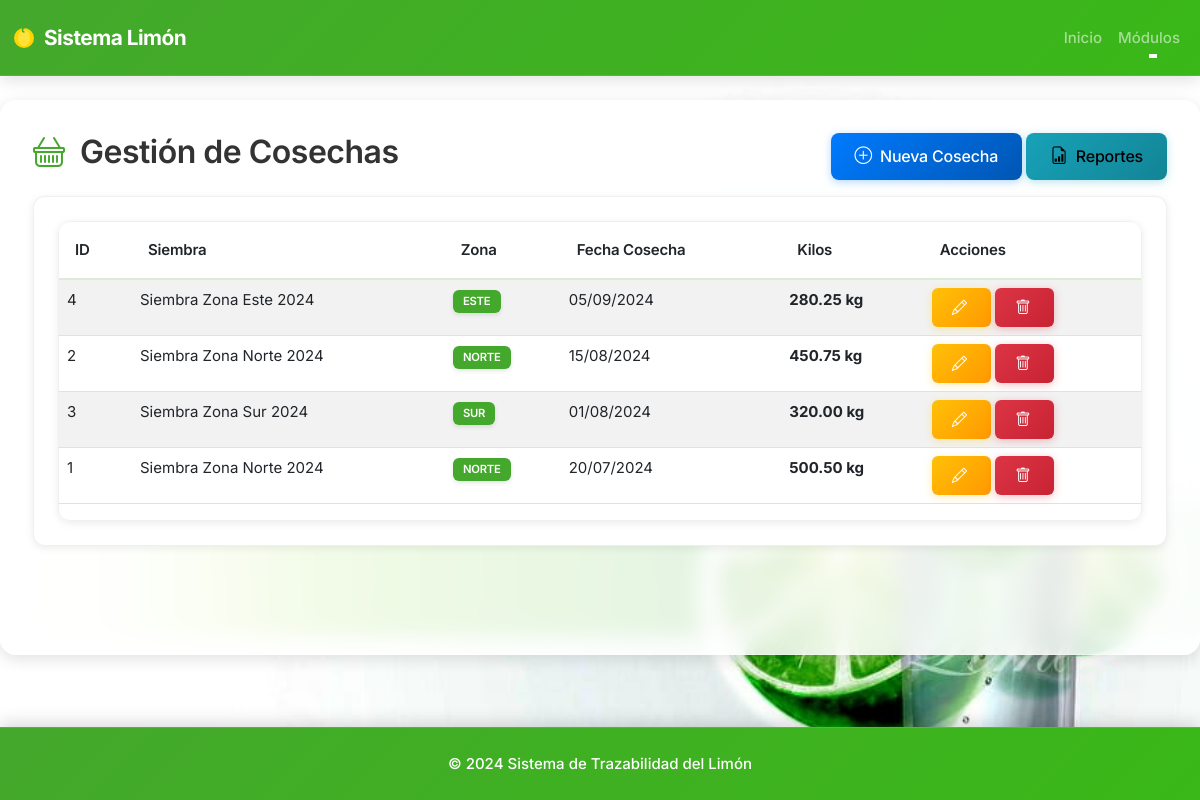
The app's page /modules/cosechas/index.php with its own data.
### tables this page shows
CREATE TABLE cosechas (
    idCosecha INT AUTO_INCREMENT PRIMARY KEY,
    idSiembra INT NOT NULL,
    dFecha DATE NOT NULL,
    iKilos DECIMAL(10,2) NOT NULL,
    FOREIGN KEY (idSiembra) REFERENCES siembras(idSiembra)
);

CREATE TABLE siembras (
    idSiembra INT AUTO_INCREMENT PRIMARY KEY,
    vNombre VARCHAR(100) NOT NULL,
    dFecha DATE NOT NULL,
    vZona VARCHAR(50) NOT NULL
);

### modules/cosechas/index.php (the view, shortened to what this page needs)
<?php
include '../../includes/header.php';
$database = new Database();
$db = $database->getConnection();
$query = "SELECT c.*, s.vNombre AS nombreSiembra, s.vZona
          FROM cosechas c
          INNER JOIN siembras s ON c.idSiembra = s.idSiembra
          ORDER BY c.dFecha DESC";
$stmt = $db->prepare($query);
$stmt->execute();
$cosechas = $stmt->fetchAll();
?>
<div class="row mb-3">
    <div class="col-md-6">
        <h2><i class="bi bi-basket"></i> Gestión de Cosechas</h2>
    </div>
    <div class="col-md-6 text-end">
        <a href="create.php" class="btn btn-primary"><i class="bi bi-plus-circle"></i> Nueva Cosecha</a>
        <a href="reportes.php" class="btn btn-info"><i class="bi bi-file-earmark-bar-graph"></i> Reportes</a>
    </div>
</div>
<div class="card">
    <div class="card-body">
        <div class="table-responsive">
            <table id="tablaCosechas" class="table table-striped table-hover">
                <thead>
                    <tr>
                        <th>ID</th>
                        <th>Siembra</th>
                        <th>Zona</th>
                        <th>Fecha Cosecha</th>
                        <th>Kilos</th>
                        <th>Acciones</th>
                    </tr>
                </thead>
                <tbody>
                    <?php foreach($cosechas as $cosecha): ?>
                    <tr>
                        <td><?php echo $cosecha['idCosecha']; ?></td>
                        <td><?php echo htmlspecialchars($cosecha['nombreSiembra']); ?></td>
                        <td><span class="badge bg-primary"><?php echo $cosecha['vZona']; ?></span></td>
                        <td><?php echo date('d/m/Y', strtotime($cosecha['dFecha'])); ?></td>
                        <td><strong><?php echo number_format($cosecha['iKilos'], 2); ?> kg</strong></td>
                        <td>
                            <a href="edit.php?id=<?php echo $cosecha['idCosecha']; ?>" class="btn btn-sm btn-warning">
                                <i class="bi bi-pencil"></i>
                            </a>
                            <a href="delete.php?id=<?php echo $cosecha['idCosecha']; ?>"
                               class="btn btn-sm btn-danger"
                               onclick="return confirm('¿Eliminar esta cosecha?')">
                                <i class="bi bi-trash"></i>
                            </a>
                        </td>
                    </tr>
                    <?php endforeach; ?>
                </tbody>
            </table>
        </div>
    </div>
</div>
<?php include '../../includes/footer.php'; ?>

### includes/header.php (shortened to what this page needs)
<!DOCTYPE html>
<html lang="es">
<head>
    <link href="https://cdn.jsdelivr.net/npm/bootstrap@5.3.0/dist/css/bootstrap.min.css" rel="stylesheet">
    <link rel="stylesheet" href="https://cdn.jsdelivr.net/npm/bootstrap-icons@1.11.0/font/bootstrap-icons.css">
    <link rel="stylesheet" href="https://cdn.datatables.net/1.13.6/css/dataTables.bootstrap5.min.css">
    <link rel="stylesheet" href="/SistemaLIMON/assets/css/style.css">
</head>
<body>
    <nav class="navbar navbar-expand-lg navbar-dark">
        <div class="container-fluid">
            <a class="navbar-brand" href="/SistemaLIMON/">
                <span style="vertical-align: middle;">Sistema Limón</span>
            </a>
            <div class="collapse navbar-collapse" id="navbarNav">
                <ul class="navbar-nav ms-auto">
                    <li class="nav-item">
                        <a class="nav-link" href="/SistemaLIMON/">Inicio</a>
                    </li>
                    <li class="nav-item dropdown">
                        <a class="nav-link dropdown-toggle" href="#" role="button" data-bs-toggle="dropdown">
                            Módulos
                        </a>
                    </li>
                </ul>
            </div>
        </div>
    </nav>
    <div class="container-fluid main-content mt-4">

### includes/footer.php (shortened to what this page needs)
    </div>
    <footer class="text-center py-4 mt-5">
        <p class="mb-0">&copy; 2024 Sistema de Trazabilidad del Limón</p>
    </footer>
</body>
</html>

### assets/css/style.css (style rules this page uses)
:root { --primary-green: #44a82c; --lime-green: #44a82c; --bright-lime: #44a82c; --lemon-yellow: #FFD500; --light-gray: #f5f5f5; --border-gray: #e0e0e0; --text-dark: #333; --transition-smooth: all 0.3s cubic-bezier(0.4, 0, 0.2, 1); --shadow-sm: 0 2px 8px rgba(0,0,0,0.08); --shadow-md: 0 4px 16px rgba(0,0,0,0.12); --shadow-lg: 0 8px 32px rgba(0,0,0,0.16); }
body { min-height: 100vh; display: flex; flex-direction: column; background-image: url('/SistemaLIMON/fondo.jpg'); background-size: cover; background-position: center center; background-attachment: fixed; background-repeat: no-repeat; background-color: #fff; font-family: 'Inter', -apple-system, BlinkMacSystemFont, 'Segoe UI', Roboto, sans-serif; color: var(--text-dark); font-size: 15px; line-height: 1.6; -webkit-font-smoothing: antialiased; -moz-osx-font-smoothing: grayscale; }
.container-fluid { flex: 1; }
.main-content { max-width: 1200px; background: rgba(255, 255, 255, 0.85); backdrop-filter: blur(10px); -webkit-backdrop-filter: blur(10px); border: 1px solid rgba(255, 255, 255, 0.3); padding: 2rem; border-radius: 16px; margin: 1.5rem auto; box-shadow: var(--shadow-md); animation: fadeIn 0.5s ease-out; }
.navbar { background: linear-gradient(135deg, var(--primary-green) 0%, #3ab818 100%) !important; border-bottom: 1px solid rgba(255,255,255,0.1); padding: 1rem 0; box-shadow: var(--shadow-md); backdrop-filter: blur(10px); -webkit-backdrop-filter: blur(10px); transition: var(--transition-smooth); }
.navbar-brand { font-weight: 700; font-size: 1.3rem; letter-spacing: -0.5px; transition: var(--transition-smooth); display: flex; align-items: center; }
.nav-link { font-weight: 500; transition: var(--transition-smooth); padding: 0.5rem 1rem; position: relative; }
.nav-link::after { content: ''; position: absolute; bottom: 0; left: 50%; width: 0; height: 2px; background: white; transition: var(--transition-smooth); transform: translateX(-50%); }
.card { border: 1px solid rgba(0,0,0,0.06); border-radius: 12px; transition: var(--transition-smooth); background: white; box-shadow: var(--shadow-sm); animation: scaleIn 0.3s ease-out; overflow: hidden; }
.btn { font-weight: 500; padding: 0.625rem 1.5rem; border-radius: 8px; transition: var(--transition-smooth); border: none; position: relative; overflow: hidden; letter-spacing: -0.2px; }
.btn::before { content: ''; position: absolute; top: 50%; left: 50%; width: 0; height: 0; border-radius: 50%; background: rgba(255, 255, 255, 0.3); transform: translate(-50%, -50%); transition: width 0.6s, height 0.6s; }
.btn-primary { background: linear-gradient(135deg, #007bff 0%, #0056b3 100%); box-shadow: 0 2px 8px rgba(0, 123, 255, 0.3); }
.btn-warning { background: linear-gradient(135deg, #ffc107 0%, #ff9800 100%); box-shadow: 0 2px 8px rgba(255, 193, 7, 0.3); color: white; }
.btn-info { background: linear-gradient(135deg, #17a2b8 0%, #138496 100%); box-shadow: 0 2px 8px rgba(23, 162, 184, 0.3); }
.btn-danger { background: linear-gradient(135deg, #dc3545 0%, #c82333 100%); box-shadow: 0 2px 8px rgba(220, 53, 69, 0.3); }
.badge { padding: 0.5em 0.9em; font-weight: 600; border-radius: 6px; letter-spacing: -0.2px; box-shadow: 0 2px 4px rgba(0,0,0,0.1); transition: var(--transition-smooth); }
.badge.bg-primary { background-color: var(--primary-green) !important; }
.table-responsive { border: 1px solid rgba(0,0,0,0.06); border-radius: 12px; overflow: hidden; box-shadow: var(--shadow-sm); }
.table thead { background: linear-gradient(135deg, rgba(68, 168, 44, 0.08) 0%, rgba(245, 245, 245, 1) 100%); color: var(--text-dark); }
.table thead th { font-weight: 600; border-bottom: 2px solid rgba(68, 168, 44, 0.2); padding: 1rem; letter-spacing: -0.2px; }
.table tbody tr { transition: var(--transition-smooth); }
footer { background: linear-gradient(135deg, var(--primary-green) 0%, #3ab818 100%); color: white; border-top: 1px solid rgba(255,255,255,0.1); box-shadow: 0 -4px 16px rgba(0,0,0,0.15); padding: 1.5rem 0; font-weight: 500; }
h1, h2, h3, h4, h5, h6 { font-weight: 600; letter-spacing: -0.5px; }
.btn-sm { font-size: 0.875rem; padding: 0.5rem 1.25rem; border-radius: 6px; }
.bi { transition: var(--transition-smooth); }
.card-body i.bi, .btn i.bi { font-size: 1.1em; margin-right: 0.25rem; }
h2 i.bi, h3 i.bi, h4 i.bi, h5 i.bi { color: var(--lime-green); margin-right: 0.5rem; }
html { scroll-behavior: smooth; }
.card-body { padding: 1.5rem; }
.navbar-brand svg { transition: var(--transition-smooth); }

### records on screen
cosechas: idCosecha "4", idSiembra.vNombre "Siembra Zona Este 2024", idSiembra.vZona "ESTE", dFecha "05/09/2024", iKilos "280.25"
cosechas: idCosecha "2", idSiembra.vNombre "Siembra Zona Norte 2024", idSiembra.vZona "NORTE", dFecha "15/08/2024", iKilos "450.75"
cosechas: idCosecha "3", idSiembra.vNombre "Siembra Zona Sur 2024", idSiembra.vZona "SUR", dFecha "01/08/2024", iKilos "320.00"
cosechas: idCosecha "1", idSiembra.vNombre "Siembra Zona Norte 2024", idSiembra.vZona "NORTE", dFecha "20/07/2024", iKilos "500.50"
